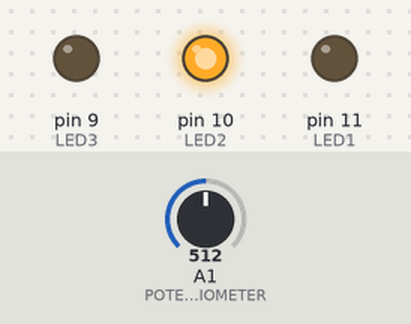
The sketch below on a simulated Arduino Uno, built with avr-gcc and run on an emulated ATmega328P. On the bench: output pins drawn as LEDs (lit = HIGH). Inputs (shaded band) come from the test bench; at power-on: A1 (POTENTIOMETER) = 512. What the sketch prints to the serial monitor is not drawn.

Above: at 1.2 s.
1.3 s: A1 (POTENTIOMETER) set to 669
2.8 s: A1 (POTENTIOMETER) set to 698
At 3.7 s:
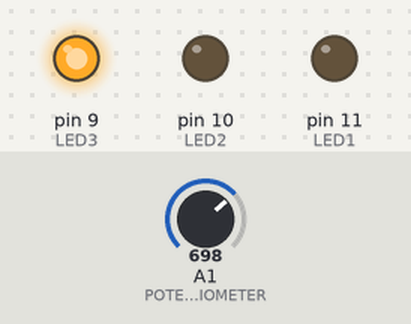
4.3 s: A1 (POTENTIOMETER) set to 306
At 4.9 s:
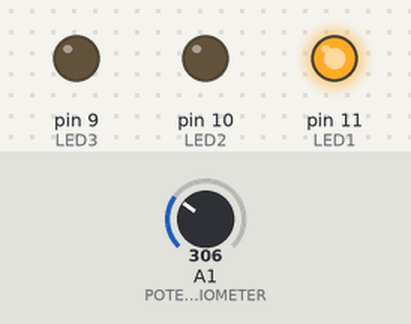
5.8 s: A1 (POTENTIOMETER) set to 354
At 6.1 s:
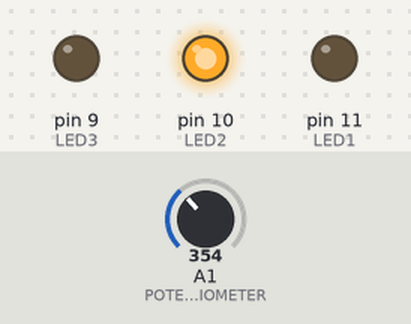
7.3 s: A1 (POTENTIOMETER) set to 122
At 8.4 s:
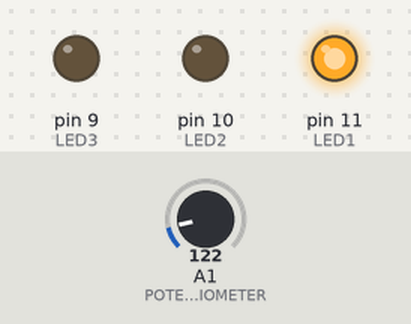
Timing chart, 0 to 9.8 s (numbered marks = the images above; inputs shaded):
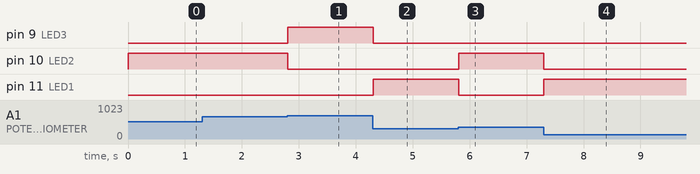

The sketch:

Multi_LED_Potentio.ino
```cpp
#define LED1 11
#define LED2 10
#define LED3 9
#define POTENTIOMETER A1
#define LED_Number 3
void setup()
{
  Serial.begin(9600);
  pinMode(LED1,OUTPUT);
  pinMode(LED2,OUTPUT);
  pinMode(LED3,OUTPUT);
}

void loop()
{
  int PotentioValue = analogRead(POTENTIOMETER);
  int LED_Choice = PotentioValue/( 1024 /LED_Number);
  Serial.println(LED_Choice);
  if (LED_Choice > LED_Number-1)
  {
    LED_Choice = LED_Number-1;
  }

  if (LED_Choice == 0)
  {
    digitalWrite(LED1,HIGH);
    digitalWrite(LED2,LOW);
    digitalWrite(LED3,LOW);
  }

    else if (LED_Choice == 1)
  {
    digitalWrite(LED1,LOW);
    digitalWrite(LED2,HIGH);
    digitalWrite(LED3,LOW);
  }

    else
  {
    digitalWrite(LED1,LOW);
    digitalWrite(LED2,LOW);
    digitalWrite(LED3,HIGH);
  }
}
```

Measured:
- the behaviour switches between 681 and 682 on A1 (POTENTIOMETER) (found by bisection; images 0 and 1)
- the behaviour switches between 340 and 341 on A1 (POTENTIOMETER) (found by bisection; images 2 and 3)
- after the input at 2.8 s, pin 9 (LED3): LOW → HIGH at once; pin 10 (LED2): HIGH → LOW at once
- after the input at 4.3 s, pin 9 (LED3): HIGH → LOW at once; pin 11 (LED1): LOW → HIGH at once
- after the input at 5.8 s, pin 10 (LED2): LOW → HIGH at once; pin 11 (LED1): HIGH → LOW at once
- after the input at 7.3 s, pin 10 (LED2): HIGH → LOW at once; pin 11 (LED1): LOW → HIGH at once
